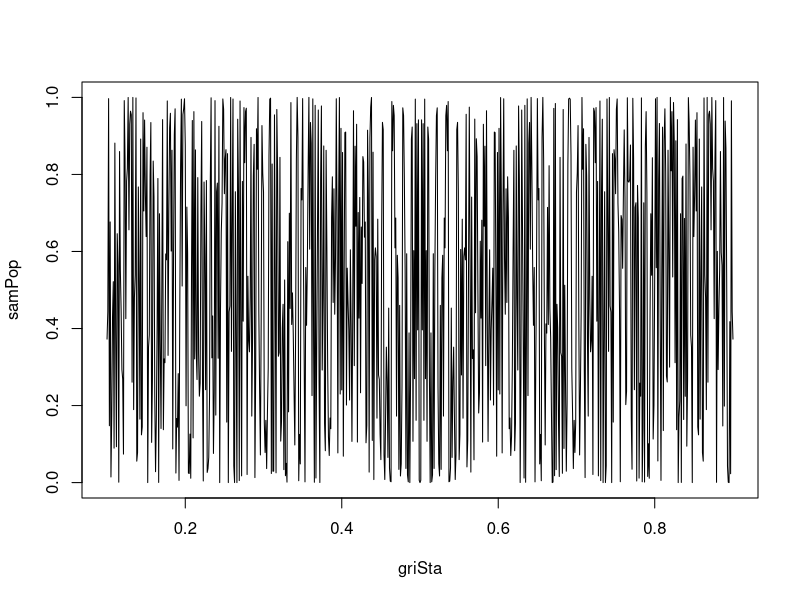

Generate this figure with R: (Note: this script raises an error after producing the figure.)
## ---- chunk 1
set.seed(2026)
sample(c("Heads", "Tails"), size = 10, replace = TRUE, prob = c(0.5, 0.5))
## ---- chunk 2
# Function Describing Population Growth
populationGrowth <- function(x = 1, r = 1, t = 1){
  for(i in 1:t){
    x <- r * x * (1 - x)
  }
  return(x)
}
# Samples obtained at different initial states for 10 periods
griSta <- seq(0.1,0.9, by = 0.001)
samPop <- populationGrowth(x = griSta, r = 4, t = 100)
# Print Table
names(samPop) <- griSta
print(round(samPop, 2))
#
plot(x = griSta, y = samPop, type = 'l')
## ---- chunk 3
1 / 6
## ---- chunk 4
p         <- 0.4
n         <- 1000
samCoi    <- sample(c("Heads", "Tails"), size = n, replace = TRUE, prob = c(p, 1 - p))
relFreHea <- sum(samCoi == "Heads") / n
print(relFreHea)
## ---- chunk 5
70 / 100
## ---- chunk 6
mean(sample(1:6, size = 10000, replace = TRUE) == 6)
## ---- chunk 7
dieRol <- sample(1:6, 10000, TRUE) 
pro12  <- mean(dieRol %in% c(1, 2))
pro1   <- mean(dieRol == 1)
pro2   <- mean(dieRol == 2)
print(paste0("Probability of 1: ", pro1))
print(paste0("Probability of 2: ", pro2))
print(paste0("Probability of 1 and 2: ", pro12))
## ---- chunk 8
pA <- mean(sample(1:6, 10000, TRUE) == 1)
print(paste0("Probability of rolling a 1 : ", pA))
print(paste0("Probability of not rolling a 1 : ", 1 - pA))
## ---- chunk 9
dieRol <- sample(1:6, 10000, TRUE)
proCon <- mean(dieRol == 4 & dieRol > 3) / mean(dieRol > 3)
print(paste0("Conditional probability of rolling a 4 given that a number greater than 3 is rolled: ", proCon))
## ---- chunk 10
proMar <- mean(die == 4)
print(paste0("Conditional probability of rolling a 4 given that a number greater than 3 is rolled: ", proCon))
print(paste0("Marginal probability of rolling a 4: ", proMar))
## ---- chunk 11
# Bayes example via simulation
proInf <- 0.01
## Sample disease status
disease <- sample(c(TRUE, FALSE), 100000, TRUE, prob = c(proInf, 1 - proInf))
## Sample test results given disease status
sen <- 0.95
spe <- 0.05
test <- ifelse(disease,
               sample(c(TRUE,FALSE), 100000, TRUE,prob=c(sen,    1 - sen)),
               sample(c(TRUE,FALSE), 100000, TRUE,prob=c(1- spe, spe)))

mean(disease[test])
